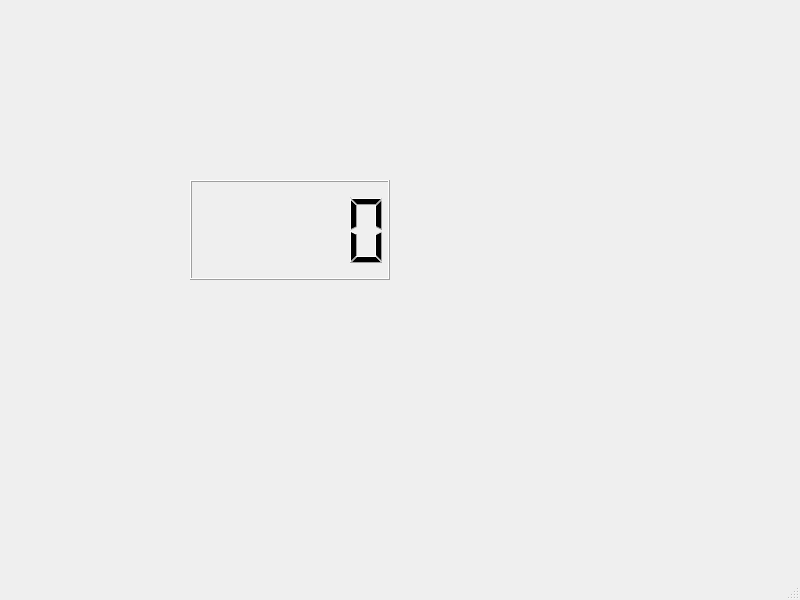
<?xml version="1.0" encoding="UTF-8"?>
<ui version="4.0">
 <class>MainWindow</class>
 <widget class="QMainWindow" name="MainWindow">
  <property name="geometry">
   <rect>
    <x>0</x>
    <y>0</y>
    <width>800</width>
    <height>600</height>
   </rect>
  </property>
  <property name="windowTitle">
   <string>MainWindow</string>
  </property>
  <widget class="QWidget" name="centralwidget">
   <widget class="QLCDNumber" name="lcdNumber">
    <property name="geometry">
     <rect>
      <x>190</x>
      <y>180</y>
      <width>200</width>
      <height>100</height>
     </rect>
    </property>
   </widget>
  </widget>
  <widget class="QMenuBar" name="menubar">
   <property name="geometry">
    <rect>
     <x>0</x>
     <y>0</y>
     <width>800</width>
     <height>22</height>
    </rect>
   </property>
  </widget>
  <widget class="QStatusBar" name="statusbar"/>
 </widget>
 <resources/>
 <connections/>
</ui>
